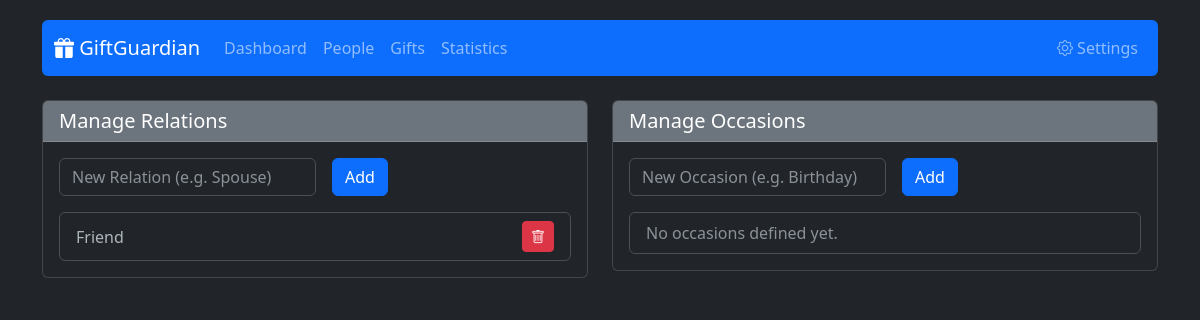
The app's page /settings, older data.
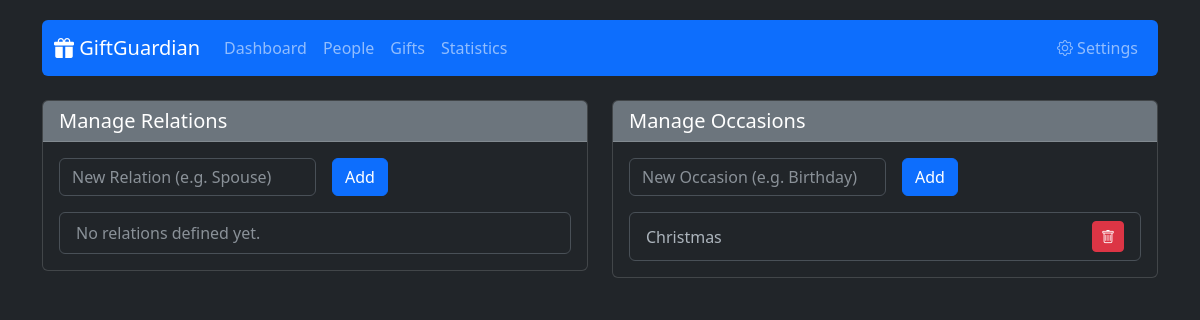
The same page, newer data.
### app/models.py (models this page shows)
class Relation(db.Model):
    id = db.Column(db.Integer, primary_key=True)
    name = db.Column(db.String(50), unique=True, nullable=False)
    people = db.relationship('Person', backref='relation', lazy=True)

class Occasion(db.Model):
    id = db.Column(db.Integer, primary_key=True)
    name = db.Column(db.String(50), unique=True, nullable=False)
    gifts = db.relationship('Gift', backref='occasion', lazy=True)
    person_occasions = db.relationship('PersonOccasion', backref='occasion', lazy=True)

### app/routes.py (the view)
@main.route('/settings')
def settings():
    relations = Relation.query.all()
    occasions = Occasion.query.all()
    return render_template('settings.html', relations=relations, occasions=occasions)

### app/templates/settings.html
{% extends 'base.html' %}
{% block content %}
<div class="row">
    <div class="col-md-6">
        <div class="card">
            <div class="card-header bg-secondary text-white">
                <h5 class="card-title mb-0">Manage Relations</h5>
            </div>
            <div class="card-body">
                <form action="{{ url_for('main.add_relation') }}" method="POST" class="row g-3 mb-3">
                    <div class="col-auto">
                        <input type="text" class="form-control" name="name" placeholder="New Relation (e.g. Spouse)" required>
                    </div>
                    <div class="col-auto">
                        <button type="submit" class="btn btn-primary">Add</button>
                    </div>
                </form>
                <ul class="list-group">
                    {% for relation in relations %}
                    <li class="list-group-item d-flex justify-content-between align-items-center">
                        {{ relation.name }}
                        <form action="{{ url_for('main.delete_relation', id=relation.id) }}" method="POST" style="display:inline;">
                             <button type="submit" class="btn btn-sm btn-danger" onclick="return confirm('Are you sure?')"><i class="bi bi-trash"></i></button>
                        </form>
                    </li>
                    {% else %}
                    <li class="list-group-item text-muted">No relations defined yet.</li>
                    {% endfor %}
                </ul>
            </div>
        </div>
    </div>
    <div class="col-md-6">
        <div class="card">
            <div class="card-header bg-secondary text-white">
                <h5 class="card-title mb-0">Manage Occasions</h5>
            </div>
            <div class="card-body">
                <form action="{{ url_for('main.add_occasion') }}" method="POST" class="row g-3 mb-3">
                    <div class="col-auto">
                        <input type="text" class="form-control" name="name" placeholder="New Occasion (e.g. Birthday)" required>
                    </div>
                    <div class="col-auto">
                        <button type="submit" class="btn btn-primary">Add</button>
                    </div>
                </form>
                <ul class="list-group">
                    {% for occasion in occasions %}
                    <li class="list-group-item d-flex justify-content-between align-items-center">
                        {{ occasion.name }}
                        <form action="{{ url_for('main.delete_occasion', id=occasion.id) }}" method="POST" style="display:inline;">
                            <button type="submit" class="btn btn-sm btn-danger" onclick="return confirm('Are you sure?')"><i class="bi bi-trash"></i></button>
                        </form>
                    </li>
                    {% else %}
                    <li class="list-group-item text-muted">No occasions defined yet.</li>
                    {% endfor %}
                </ul>
            </div>
        </div>
    </div>
</div>
{% endblock %}

Row changes from the older to the newer data that the page shows:
removed Relation: name "Friend"
added Occasion: name "Christmas"
Text that changed along with them:
text no longer shown: "No occasions defined yet."
text now shown: "No relations defined yet."
